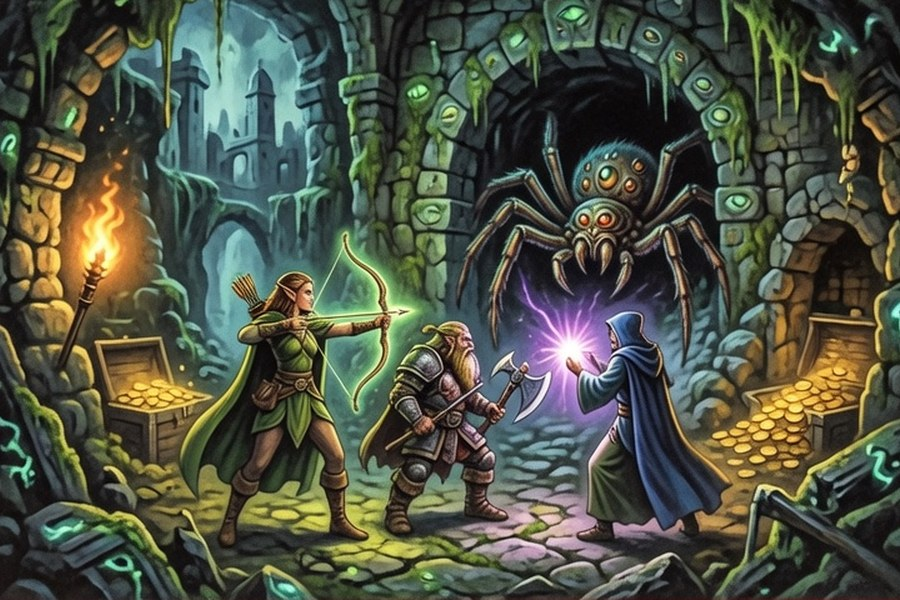
#> input picture src/assets/images/modules/old_city.jpg, 900 x 600 px
$ python -i gen_module_cover.py   (imports and definitions only)
#> lines starting #> are read from the running program, lines starting #| are printed output that depends on the picture
#!/usr/bin/env python3
"""
Draw the cover plate for a module — the picture on its card on the front page.

The third generator of its kind; `gen_location_art.py` and `gen_region_map.py`
are the others, and this borrows their transport wholesale. What is different
is the frame and the job: a cover is 3:2, it is the only picture of a module
anybody sees before they commit to playing it, and it has to sit beside the two
shipped ones without looking like a different game.

    python3 tools/gen_module_cover.py undervault
    python3 tools/gen_module_cover.py undervault --candidates 4   # pick by eye
    python3 tools/gen_module_cover.py undervault --seed 700 --apply

Nothing is written over an existing cover without `--apply`; candidates land in
`assets/images/modules/_cand/` and are yours to look at first.

**The negative prompt does nothing.** SANA-Sprint is a two-step distilled model
running without classifier-free guidance, so there is no unconditional branch
for a negative to push against — this is proved in CLAUDE.md rather than
assumed. It is still sent, because the endpoint's signature wants the argument,
but nothing that must be true may be left to it. Put it in the positive prompt,
and put it early: the model weights what it reads first.
"""

import argparse
import io
import json
import os
import sys
import time
import urllib.error
import urllib.request

ROOT = os.path.dirname(os.path.dirname(os.path.abspath(__file__)))
CONTENT = os.path.join(ROOT, "content", "modules")
ART = os.path.join(ROOT, "assets", "images", "modules")
CAND = os.path.join(ART, "_cand")
BASE = os.environ.get("QWEN_URL", "http://127.0.0.1:7860")

# 3:2, which is what the shipped covers are (900x600) and what `.module-cover`
# reserves with `aspect-ratio: 3 / 2`. Generated large and reduced, because the
# card is drawn at whatever width the row happens to give it and a plate at
# exactly card size is soft the moment the window is wide.
WIDTH, HEIGHT = 1152, 768
FINAL = (900, 600)
STEPS, GUIDANCE = 2, 4.5
QUALITY = 88

# Mean luminance of the two shipped covers (79.0 and 80.2), which a new plate
# is corrected onto. Measured, not chosen — see match_shelf().
SHELF_MEAN = 79.5

# Read off old_city.jpg and rivermark.jpg rather than invented: a painted plate
# with ink outlines, saturated colour, one strong light source in frame, and a
# scene rather than a portrait. The third card has to belong to the same shelf.
STYLE = (
    "fantasy tabletop roleplaying game cover illustration, painted in gouache "
    "with dark ink outlines, warm firelit palette of amber gold and deep "
    "green, rich saturated colour, dramatic composition, medieval period, "
    "detailed"
)

# What is shipped, and how to get it back. Generation is deterministic in the
# seed, so this is the whole provenance: the same seed against the same prompt
# reproduces the file byte for byte (checked, not assumed). Edit a prompt and
# its seed no longer reaches the same picture — pick again, and record it here.
SHIPPED_SEED = {"undervault": 201, "waerhaven": 302}

# A cover per module, written here rather than derived from the blurb. A blurb
# is prose about what playing it is like; a cover needs a place and a moment,
# and the two are not the same sentence. Leading clause first — see the header.
COVERS = {
    # The direction comes first, and so does the word "down". The first pass
    # said "a square-cut stone stair descending into a black hole in a bare
    # hillside" and every one of four seeds drew a stair climbing UP to a
    # doorway in a tower — "stair" plus "stone" plus "lintel" is a temple
    # entrance in the weights, and a clause later in the sentence does not
    # outvote it. So: a pit, seen from above, with the steps going into it.
    "undervault": (
        "a deep square pit sunk into the ground, seen from above at its rim, "
        "cut stone steps going down into the pit and disappearing into "
        "blackness far below, no building and no tower, "
        "torchlight from the rim falling a little way down the steps and "
        "then failing, three armoured adventurers crouched at the edge of the "
        "pit holding torches out over the drop, an old timber winch with "
        "coiled rope leaning over the hole, weathered canvas tents and a big "
        "orange campfire on the bare hillside around the rim, a grey spoil "
        "heap of broken rock behind the tents, evening sky at the top of the "
        "picture"
    ),
    # The module is the whole of Morris's book and the card is read before any
    # of it, so the cover is the promise rather than the first act: somebody
    # small, leaving, on a road that does not stop.
    #
    # Deliberately NOT the Well. "a well" draws a village wishing-well with a
    # bucket on a rope, which is the least mysterious object in the language —
    # and the Well is four acts away and no player will have earned the sight
    # of it. What is on the card is the moment Act 1 actually ends on.
    #
    # The leading clause is the road and the wood, in that order, because the
    # composition IS the road: a rider anywhere in the first clause makes a
    # portrait of a horseman and the landscape goes to background. "no castle"
    # is in the positive prompt on purpose — a small stone hall in a green
    # valley is a castle in the weights unless told otherwise, and the negative
    # prompt is inert on this model.
    # Three things had to be beaten out of the first draft, and all three are
    # the same fault: a clause that arrives late loses.
    #
    # 1. "a vast dark forest" sat in the middle of the sentence and simply did
    #    not appear — four seeds of open rolling valley with distant hills. It
    #    leads now, and the wood is a WALL of trees rather than a region of the
    #    map, because "forest filling the far half" is a proportion and this
    #    model draws objects.
    # 2. "a tall weathered stone waymark post" came back as a round stone tower
    #    on three seeds of four. Tall + stone + standing alone is a tower. It
    #    is waist-high and leaning now, and "no tower" is stated positively.
    # 3. The rider was "small in the landscape" and the card is 900px wide in a
    #    row of three. The shipped covers all have a figure you can read at
    #    card size and one object doing the composition; a wide empty landscape
    #    is a fine picture and reads as a failed thumbnail beside them.
    # The city's own subject is a chain across a harbour mouth, and it is the
    # one object in Waerhaven that reads at card size: heavy, dark, horizontal,
    # and obviously a decision somebody made. A wide harbour view came back as
    # four seeds of generic port. A figure on the quay gives it the scale the
    # shipped covers all have.
    "waerhaven": (
        "a huge heavy black iron chain slung taut across the mouth of a "
        "harbour just above the water in the foreground, links as thick as a "
        "man's thigh, running from a squat stone tower on the left out of "
        "frame to the right, one figure in a dark coat standing on the stone "
        "quay beside it seen from behind and small against it, "
        "behind them a shipyard of tall bare wooden hull frames on slipways "
        "and a ridge of steep grey roofs, cold flat northern light, "
        "grey water, low cloud, no sun, no sails, no ships afloat"
    ),
}

NEGATIVE = "text, watermark, signature, letterbox, black bars, blurry, modern"


# [53 lines left out: functions generate, fetch, not called in this run]


def match_shelf(im, target: float = SHELF_MEAN):
    """
    Lift the plate to the brightness the other covers sit at.

    Gamma rather than a brightness multiply, and the difference matters here.
    A multiply scales everything, so pulling a mean-52 plate up to 79 blows the
    campfire — the brightest thing in frame and the reason the composition
    works — to flat white. Gamma moves the midtones and the shadows a long way
    and the highlights hardly at all, which is the shape of correction a night
    scene wants: the pit stays black, the fire stays a fire, the ground between
    them comes up.

    Solved for rather than tuned: bisect the exponent until the measured mean
    lands on target. A hand-picked 0.7 would be right for this one plate and
    wrong for the next, and the next is the one nobody will check.
    """
    from PIL import Image

    lum = im.convert("L")
    mean = sum(lum.getdata()) / (im.width * im.height)
    if abs(mean - target) < 1.5:
        return im

    lo, hi = 0.25, 3.0
    for _ in range(24):
        g = (lo + hi) / 2
        lut = [min(255, round(255 * (i / 255) ** g)) for i in range(256)]
        got = sum(lum.point(lut).getdata()) / (im.width * im.height)
        # Smaller exponent is brighter, so the bisection runs the other way.
        if got < target:
            hi = g
        else:
            lo = g
    return im.point(lut * 3)


# [88 lines left out: functions finish, known_modules, main, not called in this run]


# [2 lines not run here, left out]

>>> from PIL import Image
>>> picture = Image.open('../assets/images/modules/old_city.jpg')
#> picture is the input picture: PIL image 900x600 RGB; mean R, G, B 78.5, 83.4, 68.3
>>> result = match_shelf(picture)
#> in match_shelf, `lum = im.convert("L")`:
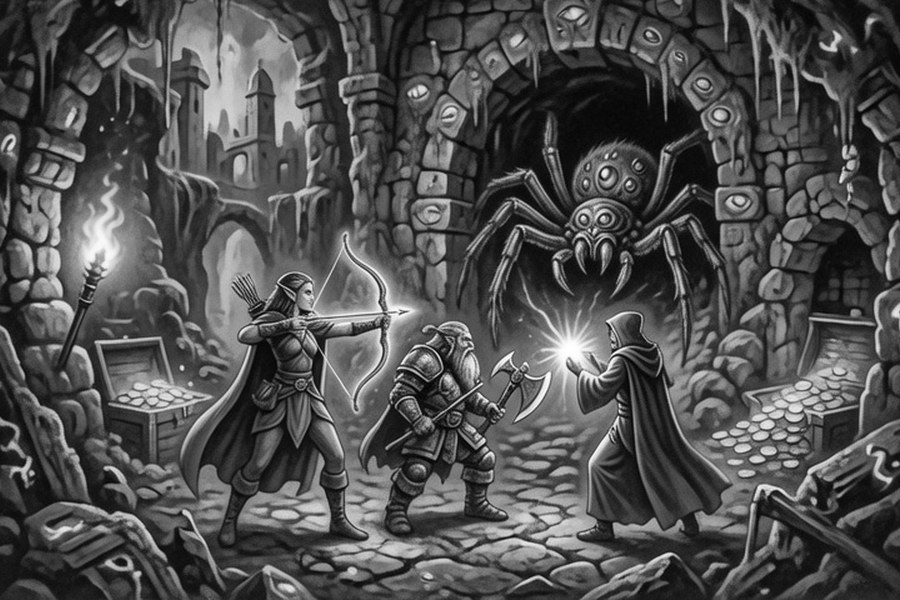
#> lum: PIL image 900x600 L; min 1, max 255, mean 80.2
#> in match_shelf, `mean = sum(lum.getdata()) / (im.width * im.height)`: mean = 80.24
